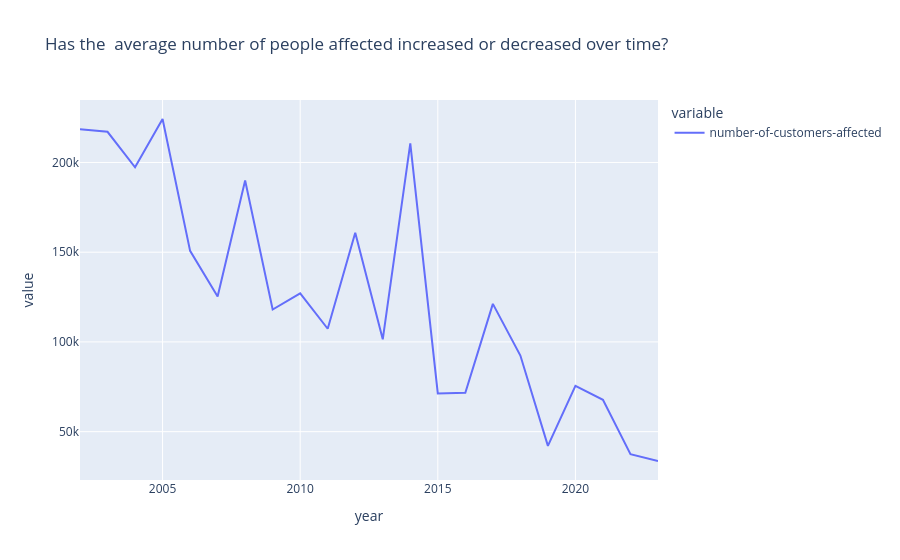

The cell this chart's notebook holds for it:
### Code cell
fig = px.line(power_df.groupby(['year'])['number-of-customers-affected'].mean(),
              title='Has the  average number of people affected increased or decreased over time?')
fig.update_layout(showlegend = False,
                  yaxis_title = 'Number of people affeced')
fig.show()

### Figure 1 — Plotly figure (JSON) as saved in the notebook; plotly's stock layout.template omitted (floating-point values rounded to 4 significant figures)
{"data": [{"hovertemplate": "variable=number-of-customers-affected<br>year=%{x}<br>value=%{y}<extra></extra>", "legendgroup": "number-of-customers-affected", "line": {"color": "#636efa", "dash": "solid"}, "marker": {"symbol": "circle"}, "mode": "lines", "name": "number-of-customers-affected", "orientation": "v", "showlegend": true, "type": "scatter", "x": [2002, 2003, 2004, 2005, 2006, 2007, 2008, 2009, 2010, 2011, 2012, 2013, 2014, 2015, 2016, 2017, 2018, 2019, 2020, 2021, 2022, 2023], "xaxis": "x", "y": [218500.0, 217100.0, 197300.0, 224200.0, 150700.0, 125300.0, 190000.0, 118100.0, 127100.0, 107300.0, 160900.0, 101500.0, 210600.0, 71330.0, 71680.0, 121200.0, 92410.0, 42090.0, 75510.0, 67780.0, 37440.0, 33650.0], "yaxis": "y"}], "layout": {"legend": {"title": {"text": "variable"}, "tracegroupgap": 0}, "title": {"text": "Has the  average number of people affected increased or decreased over time?"}, "xaxis": {"anchor": "y", "domain": [0, 1], "title": {"text": "year"}}, "yaxis": {"anchor": "x", "domain": [0, 1], "title": {"text": "value"}}}}
